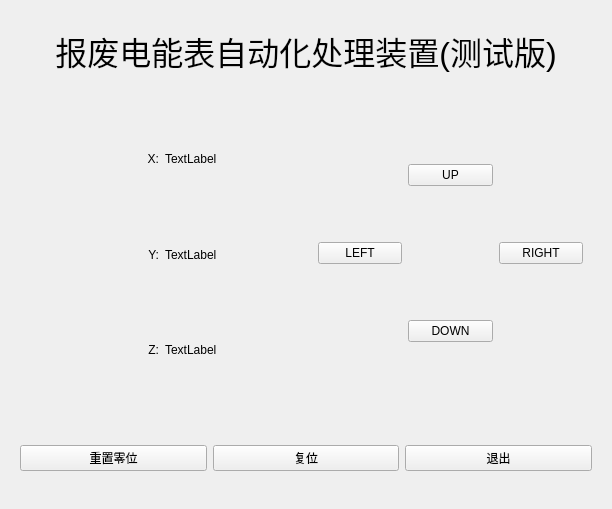
<?xml version="1.0" encoding="UTF-8"?>
<ui version="4.0">
 <class>Form</class>
 <widget class="QWidget" name="Form">
  <property name="geometry">
   <rect>
    <x>0</x>
    <y>0</y>
    <width>612</width>
    <height>509</height>
   </rect>
  </property>
  <property name="windowTitle">
   <string>Form</string>
  </property>
  <layout class="QGridLayout" name="gridLayout_3" rowstretch="1,4,1" rowminimumheight="0,0,0">
   <item row="0" column="0">
    <widget class="QWidget" name="widget" native="true">
     <layout class="QHBoxLayout" name="horizontalLayout">
      <item>
       <widget class="QLabel" name="label">
        <property name="font">
         <font>
          <pointsize>24</pointsize>
         </font>
        </property>
        <property name="text">
         <string>报废电能表自动化处理装置(测试版)</string>
        </property>
        <property name="alignment">
         <set>Qt::AlignCenter</set>
        </property>
       </widget>
      </item>
     </layout>
    </widget>
   </item>
   <item row="1" column="0">
    <widget class="QWidget" name="widget_2" native="true">
     <layout class="QHBoxLayout" name="horizontalLayout_2">
      <item>
       <widget class="QWidget" name="widget_3" native="true">
        <layout class="QGridLayout" name="gridLayout">
         <item row="0" column="0">
          <widget class="QLabel" name="label_2">
           <property name="text">
            <string>X:</string>
           </property>
           <property name="alignment">
            <set>Qt::AlignRight|Qt::AlignTrailing|Qt::AlignVCenter</set>
           </property>
          </widget>
         </item>
         <item row="0" column="1">
          <widget class="QLabel" name="label_3">
           <property name="text">
            <string>TextLabel</string>
           </property>
          </widget>
         </item>
         <item row="1" column="0">
          <widget class="QLabel" name="label_4">
           <property name="text">
            <string>Y:</string>
           </property>
           <property name="alignment">
            <set>Qt::AlignRight|Qt::AlignTrailing|Qt::AlignVCenter</set>
           </property>
          </widget>
         </item>
         <item row="1" column="1">
          <widget class="QLabel" name="label_6">
           <property name="text">
            <string>TextLabel</string>
           </property>
          </widget>
         </item>
         <item row="2" column="0">
          <widget class="QLabel" name="label_5">
           <property name="text">
            <string>Z:</string>
           </property>
           <property name="alignment">
            <set>Qt::AlignRight|Qt::AlignTrailing|Qt::AlignVCenter</set>
           </property>
          </widget>
         </item>
         <item row="2" column="1">
          <widget class="QLabel" name="label_7">
           <property name="text">
            <string>TextLabel</string>
           </property>
          </widget>
         </item>
        </layout>
       </widget>
      </item>
      <item>
       <widget class="QWidget" name="widget_4" native="true">
        <layout class="QGridLayout" name="gridLayout_2">
         <item row="0" column="0">
          <widget class="QLabel" name="label_8">
           <property name="text">
            <string/>
           </property>
          </widget>
         </item>
         <item row="0" column="1">
          <widget class="QPushButton" name="pushButton">
           <property name="text">
            <string>UP</string>
           </property>
          </widget>
         </item>
         <item row="0" column="2">
          <widget class="QLabel" name="label_9">
           <property name="text">
            <string/>
           </property>
          </widget>
         </item>
         <item row="1" column="0">
          <widget class="QPushButton" name="pushButton_2">
           <property name="text">
            <string>LEFT</string>
           </property>
          </widget>
         </item>
         <item row="1" column="1">
          <widget class="QLabel" name="label_10">
           <property name="text">
            <string/>
           </property>
          </widget>
         </item>
         <item row="1" column="2">
          <widget class="QPushButton" name="pushButton_3">
           <property name="text">
            <string>RIGHT</string>
           </property>
          </widget>
         </item>
         <item row="2" column="0">
          <widget class="QLabel" name="label_12">
           <property name="text">
            <string/>
           </property>
          </widget>
         </item>
         <item row="2" column="1">
          <widget class="QPushButton" name="pushButton_4">
           <property name="text">
            <string>DOWN</string>
           </property>
          </widget>
         </item>
         <item row="2" column="2">
          <widget class="QLabel" name="label_11">
           <property name="text">
            <string/>
           </property>
          </widget>
         </item>
        </layout>
       </widget>
      </item>
     </layout>
    </widget>
   </item>
   <item row="2" column="0">
    <widget class="QWidget" name="widget_5" native="true">
     <layout class="QHBoxLayout" name="horizontalLayout_3" stretch="0,0,0">
      <item>
       <widget class="QPushButton" name="pushButton_5">
        <property name="text">
         <string>重置零位</string>
        </property>
       </widget>
      </item>
      <item>
       <widget class="QPushButton" name="pushButton_6">
        <property name="text">
         <string>复位</string>
        </property>
       </widget>
      </item>
      <item>
       <widget class="QPushButton" name="pushButton_7">
        <property name="text">
         <string>退出</string>
        </property>
       </widget>
      </item>
     </layout>
    </widget>
   </item>
  </layout>
 </widget>
 <resources/>
 <connections/>
</ui>
